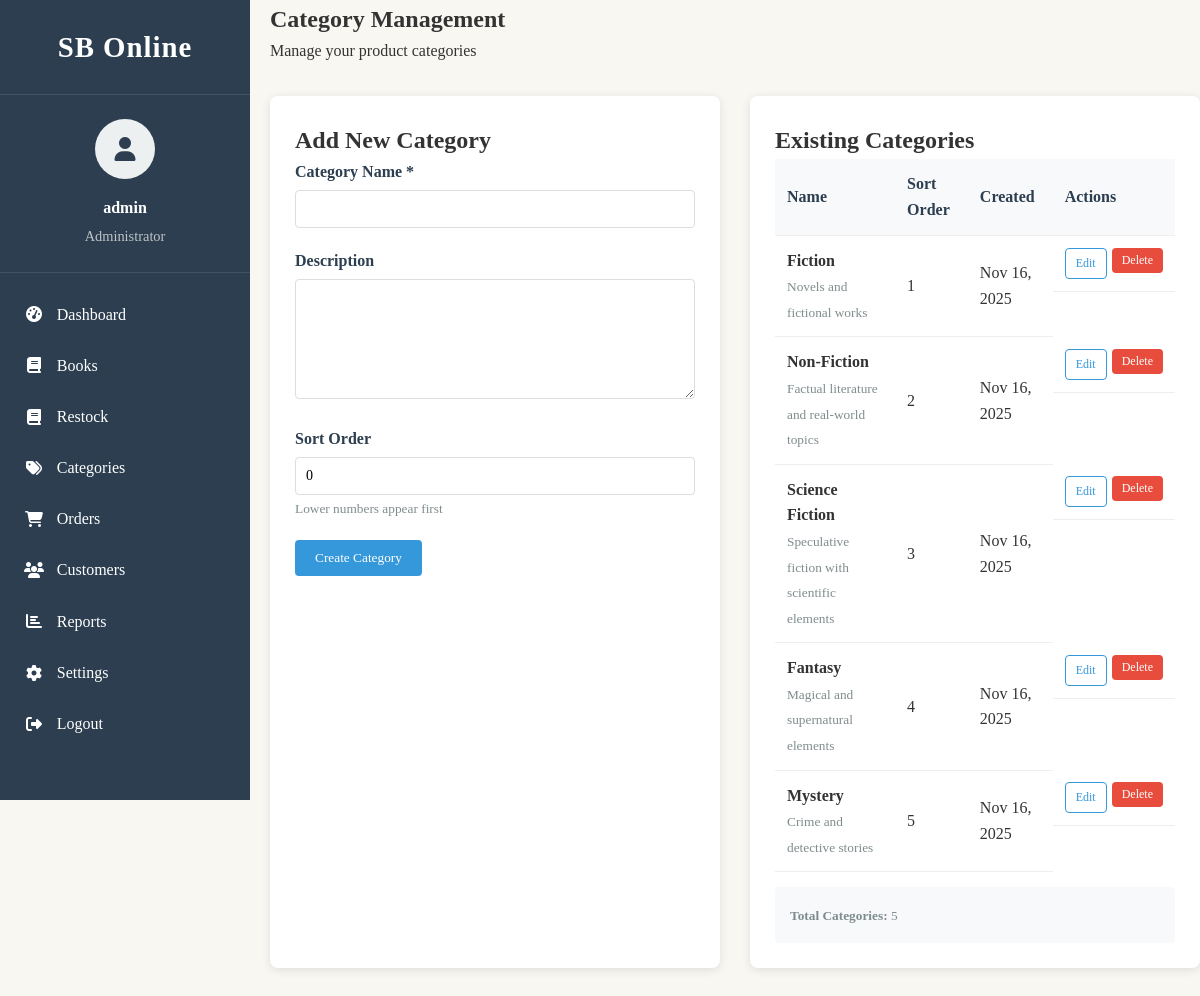
The app's page /page/product_category.php (signed in) with its own data.
### tables this page shows
CREATE TABLE categories (
    id INT AUTO_INCREMENT PRIMARY KEY,
    name VARCHAR(255) NOT NULL UNIQUE,
    description TEXT,
    sort_order INT DEFAULT 0,
    created_at TIMESTAMP DEFAULT CURRENT_TIMESTAMP,
    updated_at TIMESTAMP DEFAULT CURRENT_TIMESTAMP ON UPDATE CURRENT_TIMESTAMP
);

### page/product_category.php (the view, shortened to what this page needs)
<?php
include 'admin_sidebar.php';
try {
    $host = 'localhost';
    $dbname = 'sbonline';
    $username = 'root';
    $password = '';
    $pdo = new PDO("mysql:host=$host;dbname=$dbname;charset=utf8", $username, $password);
    $pdo->setAttribute(PDO::ATTR_ERRMODE, PDO::ERRMODE_EXCEPTION);
} catch (PDOException $e) {
    die("Database connection failed: " . $e->getMessage());
}
$stmt = $pdo->query("SELECT * FROM categories ORDER BY sort_order, name");
$categories = $stmt->fetchAll(PDO::FETCH_ASSOC);
$edit_category = null;
?>
<!DOCTYPE html>
<html lang="en">
<head>
</head>
<body>
    <main class="container">
        <section class="hero">
            <h1>Category Management</h1>
            <p>Manage your product categories</p>
        </section>
        <div class="management-container">
            <div class="form-section">
                <h2><?php echo $edit_category ? 'Edit Category' : 'Add New Category'; ?></h2>
                <form method="POST" id="categoryForm">
                    <div class="form-group">
                        <label for="name">Category Name *</label>
                        <input type="text" id="name" name="name" class="form-control"
                               value="<?php echo htmlspecialchars($edit_category['name'] ?? ''); ?>"
                               required maxlength="255">
                    </div>
                    <div class="form-group">
                        <label for="description">Description</label>
                        <textarea id="description" name="description" class="form-control"
                                  rows="4"><?php echo htmlspecialchars($edit_category['description'] ?? ''); ?></textarea>
                    </div>
                    <div class="form-group">
                        <label for="sort_order">Sort Order</label>
                        <input type="number" id="sort_order" name="sort_order" class="form-control"
                               value="<?php echo $edit_category['sort_order'] ?? 0; ?>" min="0">
                        <small style="color: #7f8c8d;">Lower numbers appear first</small>
                    </div>
                    <div style="display: flex; gap: 10px;">
                        <button type="submit" class="btn btn-primary">
                            <?php echo $edit_category ? 'Update Category' : 'Create Category'; ?>
                        </button>
                    </div>
                </form>
            </div>
            <div class="list-section">
                <h2>Existing Categories</h2>
                <?php if (empty($categories)): ?>
                    <div class="empty-state">
                        <div>📁</div>
                        <h3>No Categories Found</h3>
                        <p>Create your first category to get started</p>
                    </div>
                <?php else: ?>
                    <div style="overflow-x: auto;">
                        <table class="category-table">
                            <thead>
                                <tr>
                                    <th>Name</th>
                                    <th>Sort Order</th>
                                    <th>Created</th>
                                    <th>Actions</th>
                                </tr>
                            </thead>
                            <tbody>
                                <?php foreach ($categories as $category): ?>
                                    <tr>
                                        <td>
                                            <strong><?php echo htmlspecialchars($category['name']); ?></strong>
                                            <?php if ($category['description']): ?>
                                                <br><small style="color: #7f8c8d;"><?php echo htmlspecialchars($category['description']); ?></small>
                                            <?php endif; ?>
                                        </td>
                                        <td><?php echo $category['sort_order']; ?></td>
                                        <td><?php echo date('M j, Y', strtotime($category['created_at'])); ?></td>
                                        <td class="actions">
                                            <a href="product_category.php?edit=<?php echo $category['id']; ?>"
                                               class="btn btn-outline btn-sm">Edit</a>
                                            <form method="POST" style="display: inline;"
                                                  onsubmit="return confirm('Are you sure you want to delete this category?');">
                                                <button type="submit" class="btn btn-danger btn-sm">Delete</button>
                                            </form>
                                        </td>
                                    </tr>
                                <?php endforeach; ?>
                            </tbody>
                        </table>
                    </div>
                    <div style="margin-top: 15px; padding: 15px; background: #f8f9fa; border-radius: 4px;">
                        <small style="color: #7f8c8d;">
                            <strong>Total Categories:</strong> <?php echo count($categories); ?>
                        </small>
                    </div>
                <?php endif; ?>
            </div>
        </div>
    </main>
</body>
</html>

### css/admin.css (style rules this page uses)
* { margin: 0; padding: 0; box-sizing: border-box; font-family: "Georgia", serif; }
body { background-color: #f9f7f2; color: #333; line-height: 1.6; display: flex; min-height: 100vh; }
a { text-decoration: none; color: inherit; }
.btn { padding: 0.5rem 1rem; border: none; border-radius: 4px; cursor: pointer; font-weight: bold; display: flex; align-items: center; gap: 0.5rem; }
.btn-primary { background-color: #e74c3c; color: white; }
table { width: 100%; border-collapse: collapse; }
th, td { padding: 0.8rem; text-align: left; border-bottom: 1px solid #ecf0f1; }
th { background-color: #f8f9fa; font-weight: bold; color: #2c3e50; }
.form-group { margin-bottom: 1.5rem; }
.form-group label { display: block; margin-bottom: 0.5rem; font-weight: bold; color: #2c3e50; }
.form-control { width: 100%; padding: 0.8rem; border: 1px solid #ddd; border-radius: 4px; font-size: 1rem; }
textarea.form-control { min-height: 120px; resize: vertical; }

### page/product_category.php (style rules this page uses)
body { margin:0; padding: 0; }
main.container { margin-left: 270px; }
.management-container { display: grid; grid-template-columns: 1fr 1fr; gap: 30px; margin: 2rem 0; }
.form-section, .list-section { background: white; padding: 25px; border-radius: 8px; box-shadow: 0 2px 10px rgba(0,0,0,0.1); }
.form-group { margin-bottom: 20px; }
.form-group label { display: block; margin-bottom: 5px; font-weight: 600; color: #2c3e50; }
.form-control { width: 100%; padding: 10px; border: 1px solid #ddd; border-radius: 4px; font-size: 14px; }
.btn { padding: 10px 20px; border: none; border-radius: 4px; cursor: pointer; font-weight: 500; transition: all 0.3s; }
.btn-primary { background: #3498db; color: white; }
.btn-danger { background: #e74c3c; color: white; }
.btn-outline { background: transparent; border: 1px solid #3498db; color: #3498db; }
.btn-sm { padding: 5px 10px; font-size: 12px; }
.category-table { width: 100%; border-collapse: collapse; }
.category-table th, .category-table td { padding: 12px; text-align: left; border-bottom: 1px solid #eee; }
.category-table th { background: #f8f9fa; font-weight: 600; color: #2c3e50; }
.actions { display: flex; gap: 5px; }

### records on screen
categories: name "Fiction", description "Novels and fictional works", sort_order "1", created_at "Nov 16, 2025"
categories: name "Non-Fiction", description "Factual literature and real-world topics", sort_order "2", created_at "Nov 16, 2025"
categories: name "Science Fiction", description "Speculative fiction with scientific elements", sort_order "3", created_at "Nov 16, 2025"
categories: name "Fantasy", description "Magical and supernatural elements", sort_order "4", created_at "Nov 16, 2025"
categories: name "Mystery", description "Crime and detective stories", sort_order "5", created_at "Nov 16, 2025"

### other values on screen
$_SESSION['username'] "admin"
count($categories) "5"
